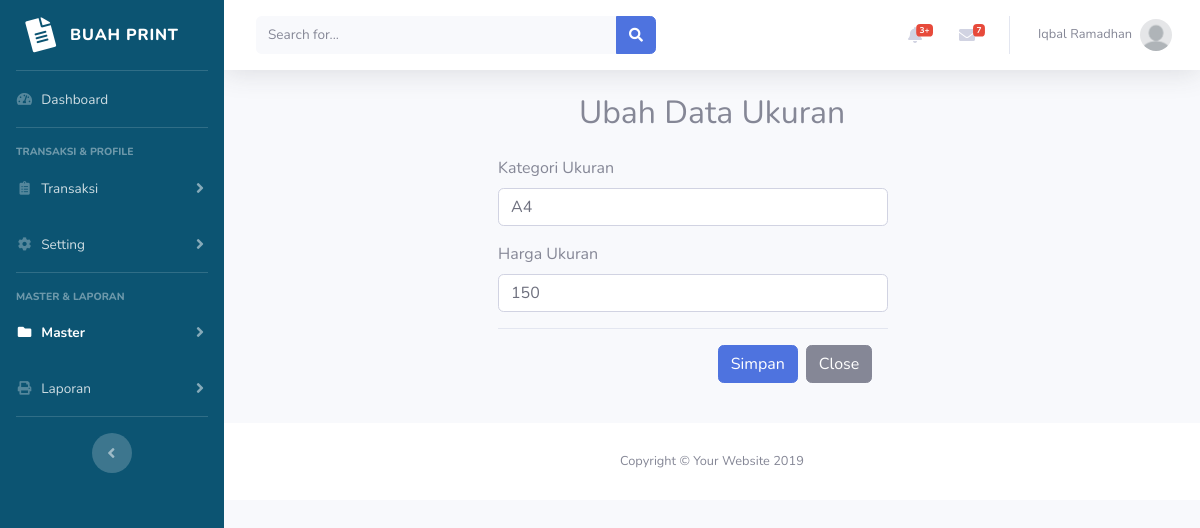
The page /admin/master_ukuran_ubah.php?id_ukuran=UKN0000001 (signed in) on the database its author committed.
### tables this page shows
CREATE TABLE `mitra` (
  `ID_MITRA` char(10) NOT NULL,
  `NAMA_MITRA` varchar(40) NOT NULL,
  `EMAIL_MITRA` varchar(100) NOT NULL,
  `NO_HP_MITRA` varchar(13) NOT NULL,
  `TELEPHONE_MITRA` varchar(13) NOT NULL,
  `ALAMAT_MITRA` text NOT NULL,
  `FOTO_PROFILE` varchar(200) NOT NULL,
  `COVER` varchar(200) NOT NULL,
  `STATUS_MITRA` int(11) NOT NULL,
  `SALDO_MITRA` int(11) NOT NULL,
  `LOCATION_MITRA` text,
  `USERNAME_MITRA` varchar(50) NOT NULL,
  `PASSWORD_MITRA` varchar(32) NOT NULL
);

CREATE TABLE `ukuran` (
  `ID_UKURAN` varchar(10) NOT NULL,
  `KAT_UKURAN` varchar(40) NOT NULL,
  `HARGA_UKURAN` int(11) NOT NULL
);

### admin/master_ukuran_ubah.php (the view, shortened to what this page needs)
<?php
include 'includes/config.php';
include 'includes/header.php';
if (isset($_GET['id_ukuran'])) {
  $id_ukuran = $_GET['id_ukuran'];
  $data = mysqli_query($con, "SELECT * FROM ukuran WHERE ID_UKURAN = '$id_ukuran'");
  $data_ukuran = mysqli_fetch_assoc($data);
  $kat_ukuran = $data_ukuran['KAT_UKURAN'];
  $harga_ukuran = $data_ukuran['HARGA_UKURAN'];
}
?>
<div class="container my-4">
  <div class="title text-center">
    <h2>Ubah Data Ukuran</h2>
  </div>
  <div class="row justify-content-center">
    <div class="col-6">
      <form class="font-m-light col-11 mt-3" action="query/master_ukuran_query.php" method="post">
        <div class="form-group">
          <label for="kat_ukuran" class="font-m-med">Kategori Ukuran</label>
          <input type="text" class="form-control" id="kat_ukuran" name="kat_ukuran" value="<?= $kat_ukuran ?>" placeholder="Masukkan Kategori Ukuran" required>
        </div>
        <div class="form-group">
          <label for="harga_ukuran" class="font-m-med">Harga Ukuran</label>
          <input type="text" class="form-control" id="harga_ukuran" name="harga_ukuran" value="<?= $harga_ukuran ?>" placeholder="Masukkan Harga Ukuran" required>
        </div>
        <div class="modal-footer text-center">
          <input type="submit" class="btn btn-primary" name="edit_ukuran" value="Simpan">
          <a href="master_ukuran.php" class="btn btn-secondary" data-dismiss="modal">Close</a>
        </div>
      </form>
    </div>
  </div>
</div>
<?php
require 'includes/footer.php';
?>

### admin/includes/header.php (shortened to what this page needs)
<?php
  if(isset($_SESSION['admin_login'])){
  $username = $_SESSION['username'];
  $data = mysqli_query($con, "SELECT * FROM mitra WHERE USERNAME_MITRA = '$username'");
  $data_admin = mysqli_fetch_assoc($data);
  $nama_admin = $data_admin['NAMA_MITRA'];
  $profil_admin = $data_admin['FOTO_PROFILE'];
  }
?>
<!DOCTYPE html>
<html lang="en">
<head>
  <link href="vendor/fontawesome-free/css/all.min.css" rel="stylesheet" type="text/css">
  <link href="css/sb-admin-2.min.css" rel="stylesheet">
  <link rel="stylesheet" href="css/sb-admin-2.css">
  <link href="vendor/datatables/dataTables.bootstrap4.min.css" rel="stylesheet">
</head>
<body id="page-top">
  <div id="wrapper">
  <?php
    require 'sidebar.php';
  ?>
    <div id="content-wrapper" class="d-flex flex-column">
      <div id="content">
        <nav class="navbar navbar-expand navbar-light bg-white topbar mb-4 static-top shadow">
          <?php
            if(isset($_SESSION['admin_login'])){
          ?>
          <form class="d-none d-sm-inline-block form-inline mr-auto ml-md-3 my-2 my-md-0 mw-100 navbar-search">
            <div class="input-group">
              <input type="text" class="form-control bg-light border-0 small" placeholder="Search for..." aria-label="Search" aria-describedby="basic-addon2">
              <div class="input-group-append">
                <button class="btn btn-primary" type="button">
                  <i class="fas fa-search fa-sm"></i>
                </button>
              </div>
            </div>
          </form>
          <ul class="navbar-nav ml-auto">
            <li class="nav-item dropdown no-arrow mx-1">
              <a class="nav-link dropdown-toggle" href="#" id="alertsDropdown" role="button" data-toggle="dropdown" aria-haspopup="true" aria-expanded="false">
                <i class="fas fa-bell fa-fw"></i>
                <span class="badge badge-danger badge-counter">3+</span>
              </a>
            </li>
            <li class="nav-item dropdown no-arrow mx-1">
              <a class="nav-link dropdown-toggle" href="#" id="messagesDropdown" role="button" data-toggle="dropdown" aria-haspopup="true" aria-expanded="false">
                <i class="fas fa-envelope fa-fw"></i>
                <span class="badge badge-danger badge-counter">7</span>
              </a>
            </li>
            <li class="nav-item dropdown no-arrow">
              <a class="nav-link dropdown-toggle" href="#" id="userDropdown" role="button" data-toggle="dropdown" aria-haspopup="true" aria-expanded="false">
                <span class="mr-2 d-none d-lg-inline text-gray-600 small"><?=$nama_admin?></span>
                <img class="img-profile rounded-circle" src="img/profil/<?=$profil_admin?>">
              </a>
            </li>
            <?php }?>
          </ul>
        </nav>

### rows shown on the page
mitra: NAMA_MITRA "Iqbal Ramadhan", FOTO_PROFILE (picture)
ukuran: kat_ukuran "A4", harga_ukuran "150"
